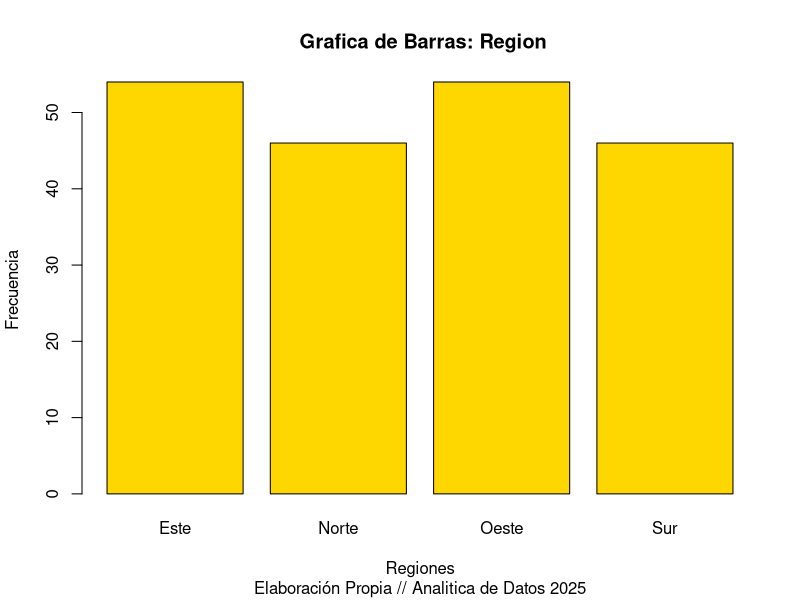
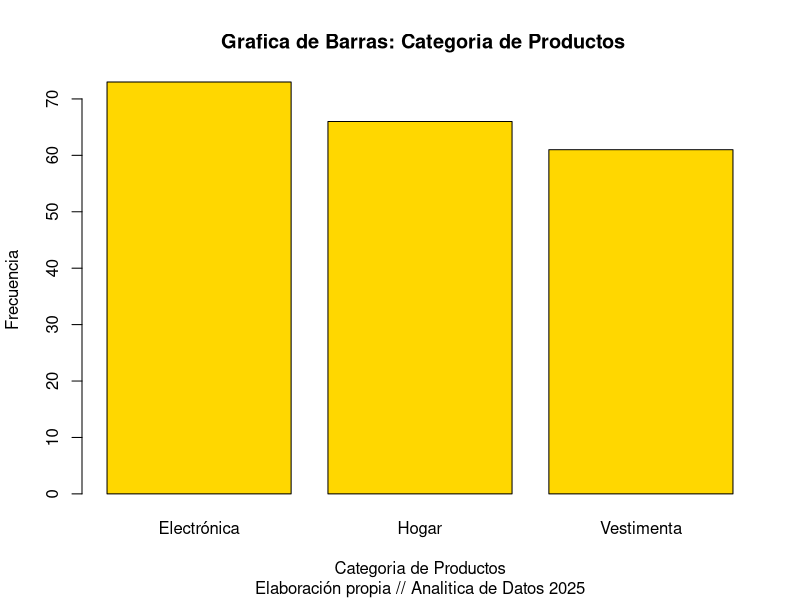
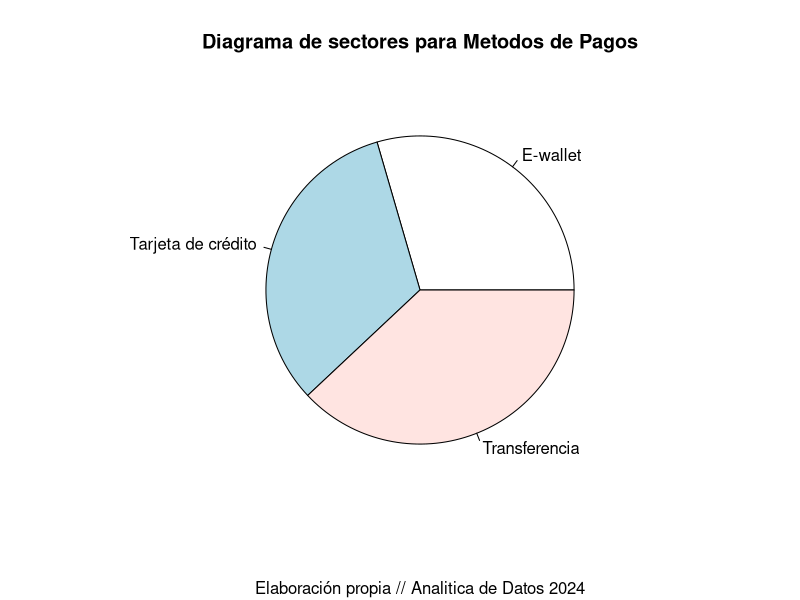
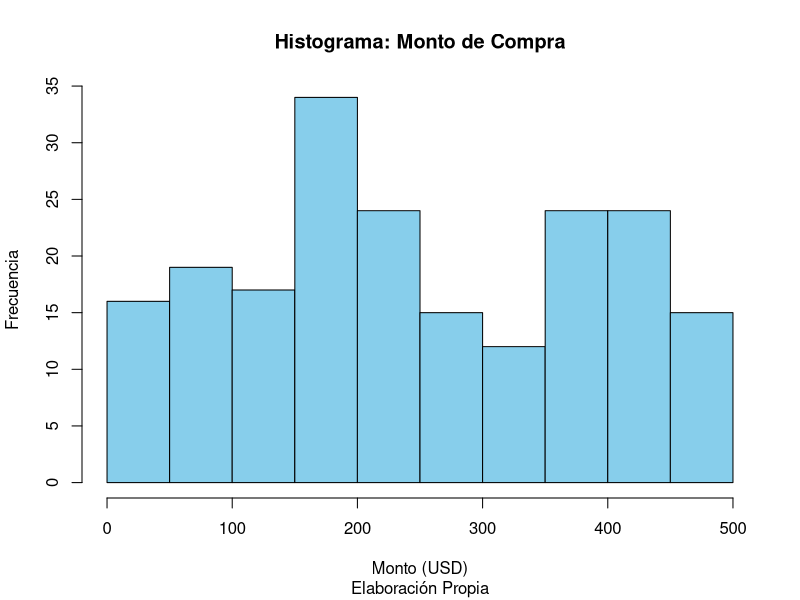
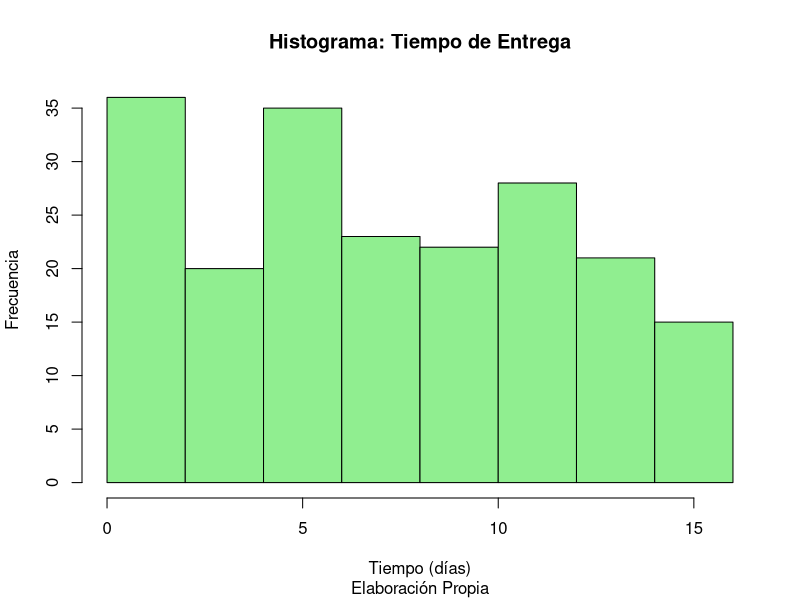
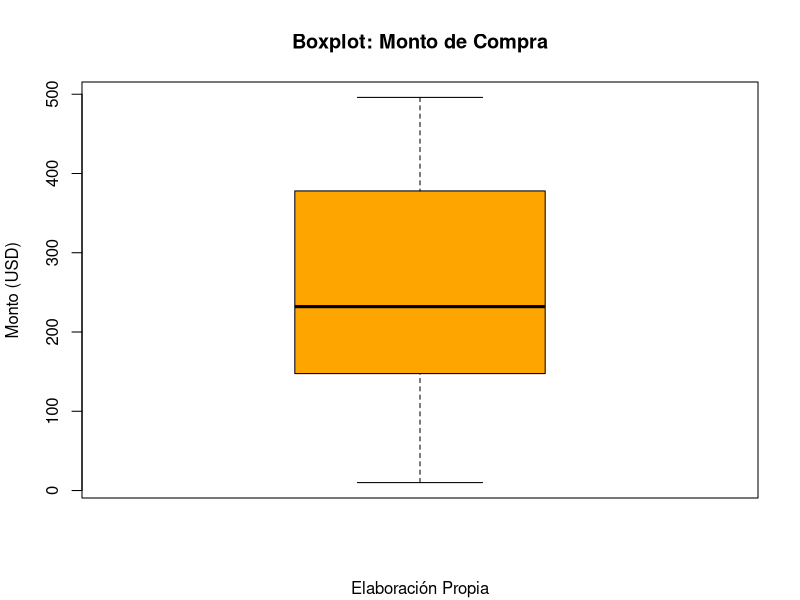
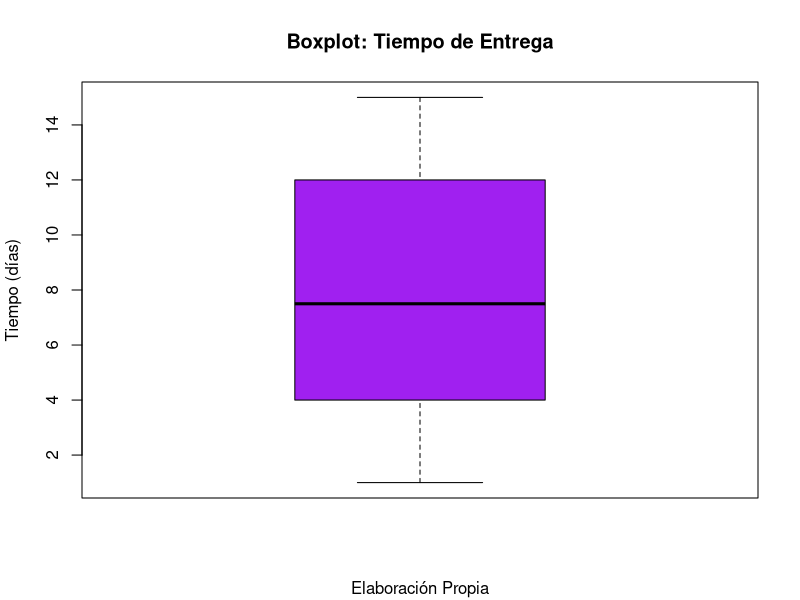
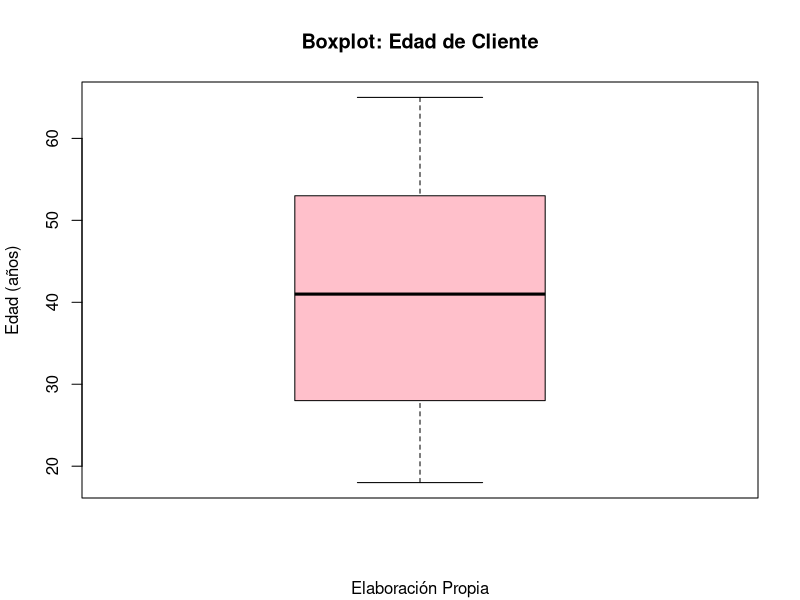

Here is the R script that generated these plots, in order:
#Control 4
#Paula Adjemian, German Adjemian y Rafael Trujillo


 library(readxl)
 EDA_Ecommerce <- read_excel("EDA_Ecommerce.xlsx")
#> View(EDA_Ecommerce)

#3.1

frec.absoluta.region <- table(EDA_Ecommerce$Region)
frec.absoluta.catProd <- table(EDA_Ecommerce$Categoria_Producto)
frec.absoluta.metodoP <- table(EDA_Ecommerce$Metodo_Pago)

frec.relativa.region <- table(frec.absoluta.region)
frec.relativa.catProd <- table(frec.absoluta.catProd)
frec.relativa.metodoP <- table(frec.absoluta.metodoP)

tabla.region = cbind(frec.absoluta.region,frec.relativa.region)
colnames(tabla.region) = c("Frec.Absoluta.Region","Frec.Relativa.Region")
tabla.region

tabla.metodoP = cbind(frec.absoluta.metodoP,frec.relativa.metodoP)
colnames(tabla.metodoP) = c("Frec.Absoluta.metodoP","Frec.Relativa.metodoP")
tabla.metodoP

tabla.catProd = cbind(frec.absoluta.catProd,frec.relativa.catProd)
colnames(tabla.catProd) = c("Frec.Absoluta.Cat.Prod","Frec.Relativa.catProd")
tabla.catProd

barplot(frec.absoluta.region,
        col="gold",
        main=" Grafica de Barras: Region",
        sub= "Elaboración Propia // Analitica de Datos 2025",
        xlab="Regiones",
        ylab ="Frecuencia")

barplot(frec.absoluta.catProd,
        col="gold",
        main=" Grafica de Barras: Categoria de Productos",
        sub= "Elaboración propia // Analitica de Datos 2025",
        xlab="Categoria de Productos",
        ylab ="Frecuencia")

pie(frec.absoluta.metodoP,
    main="Diagrama de sectores para Metodos de Pagos",
    sub="Elaboración propia // Analitica de Datos 2024")

#3.2
#Media
media_monto_compra = mean (EDA_Ecommerce$Monto_Compra)
media_monto_compra#USD

media_tiempo_entrega = mean(EDA_Ecommerce$Tiempo_Entrega)
media_tiempo_entrega#DÍAS

media_edad = mean(EDA_Ecommerce$Edad_Cliente)
media_edad#AÑOS

#Mediana
mediana_monto_compra <- median(EDA_Ecommerce$Monto_Compra)
mediana_monto_compra

mediana_tiempo_entrega <- median(EDA_Ecommerce$Tiempo_Entrega)
mediana_tiempo_entrega

mediana_edad <- median(EDA_Ecommerce$Edad_Cliente)
mediana_edad

# Rango
rango_monto_compra <- max(EDA_Ecommerce$Monto_Compra) - min(EDA_Ecommerce$Monto_Compra)
rango_tiempo_entrega <- max(EDA_Ecommerce$Tiempo_Entrega) - min(EDA_Ecommerce$Tiempo_Entrega)
rango_edad <- max(EDA_Ecommerce$Edad_Cliente) - min(EDA_Ecommerce$Edad_Cliente)

# Desviación estándar
desv_monto_compra <- sd(EDA_Ecommerce$Monto_Compra)
desv_monto_compra
desv_tiempo_entrega <- sd(EDA_Ecommerce$Tiempo_Entrega)
desv_edad <- sd(EDA_Ecommerce$Edad_Cliente)

# Mostrar resultados
rango_monto_compra; rango_tiempo_entrega; rango_edad
desv_monto_compra; desv_tiempo_entrega; desv_edad

#3.2.2 - Histogramas
hist(EDA_Ecommerce$Monto_Compra,
     col="skyblue",
     main="Histograma: Monto de Compra",
     xlab="Monto (USD)",
     ylab="Frecuencia",
     sub = "Elaboración Propia")

hist(EDA_Ecommerce$Tiempo_Entrega,
     col="lightgreen",
     main="Histograma: Tiempo de Entrega",
     xlab="Tiempo (días)",
     ylab="Frecuencia",
     sub = "Elaboración Propia")

#3.2.3 - Boxplots
boxplot(EDA_Ecommerce$Monto_Compra,
        col="orange",
        main="Boxplot: Monto de Compra",
        ylab="Monto (USD)",
        sub = "Elaboración Propia")

boxplot(EDA_Ecommerce$Tiempo_Entrega,
        col="purple",
        main="Boxplot: Tiempo de Entrega",
        ylab="Tiempo (días)",
        sub = "Elaboración Propia")

boxplot(EDA_Ecommerce$Edad_Cliente,
        col="pink",
        main="Boxplot: Edad de Cliente",
        ylab="Edad (años)",
        sub = "Elaboración Propia")

# Detectar valores atípicos en Edad, monto compra y tiempo de entrega
outliers_edad <- boxplot.stats(EDA_Ecommerce$Edad_Cliente)$out
outliers_edad #Así es más fácil que ver a ojo con el boxplot
#Da numeric(0) porque es un vector vacío
#Lo podemos corroborar con el boxplot, no hay valores atípicos por fuera de los bigotes

outliers_monto_compra <- boxplot.stats(EDA_Ecommerce$Monto_Compra)$out
outliers_monto_compra

outliers_tiempo_entrega <- boxplot.stats(EDA_Ecommerce$Tiempo_Entrega)$out
outliers_tiempo_entrega

#parte 4 
#boxplots por categoría
boxplot(EDA_Ecommerce$Monto_Compra ~ EDA_Ecommerce$Categoria_Producto,
        main = "Monto de compra por categoría de producto",
        col = c("blue", "purple", "pink"),
        ylab = "Monto de compra",
        xlab = "Categoría",
        sub = "Elaboración Propia")

tiempo_por_region = tapply(EDA_Ecommerce$Tiempo_Entrega, EDA_Ecommerce$Region, mean)
tiempo_por_region
desvio_estandar_por_region = tapply(EDA_Ecommerce$Tiempo_Entrega, EDA_Ecommerce$Region, sd)
desvio_estandar_por_region
